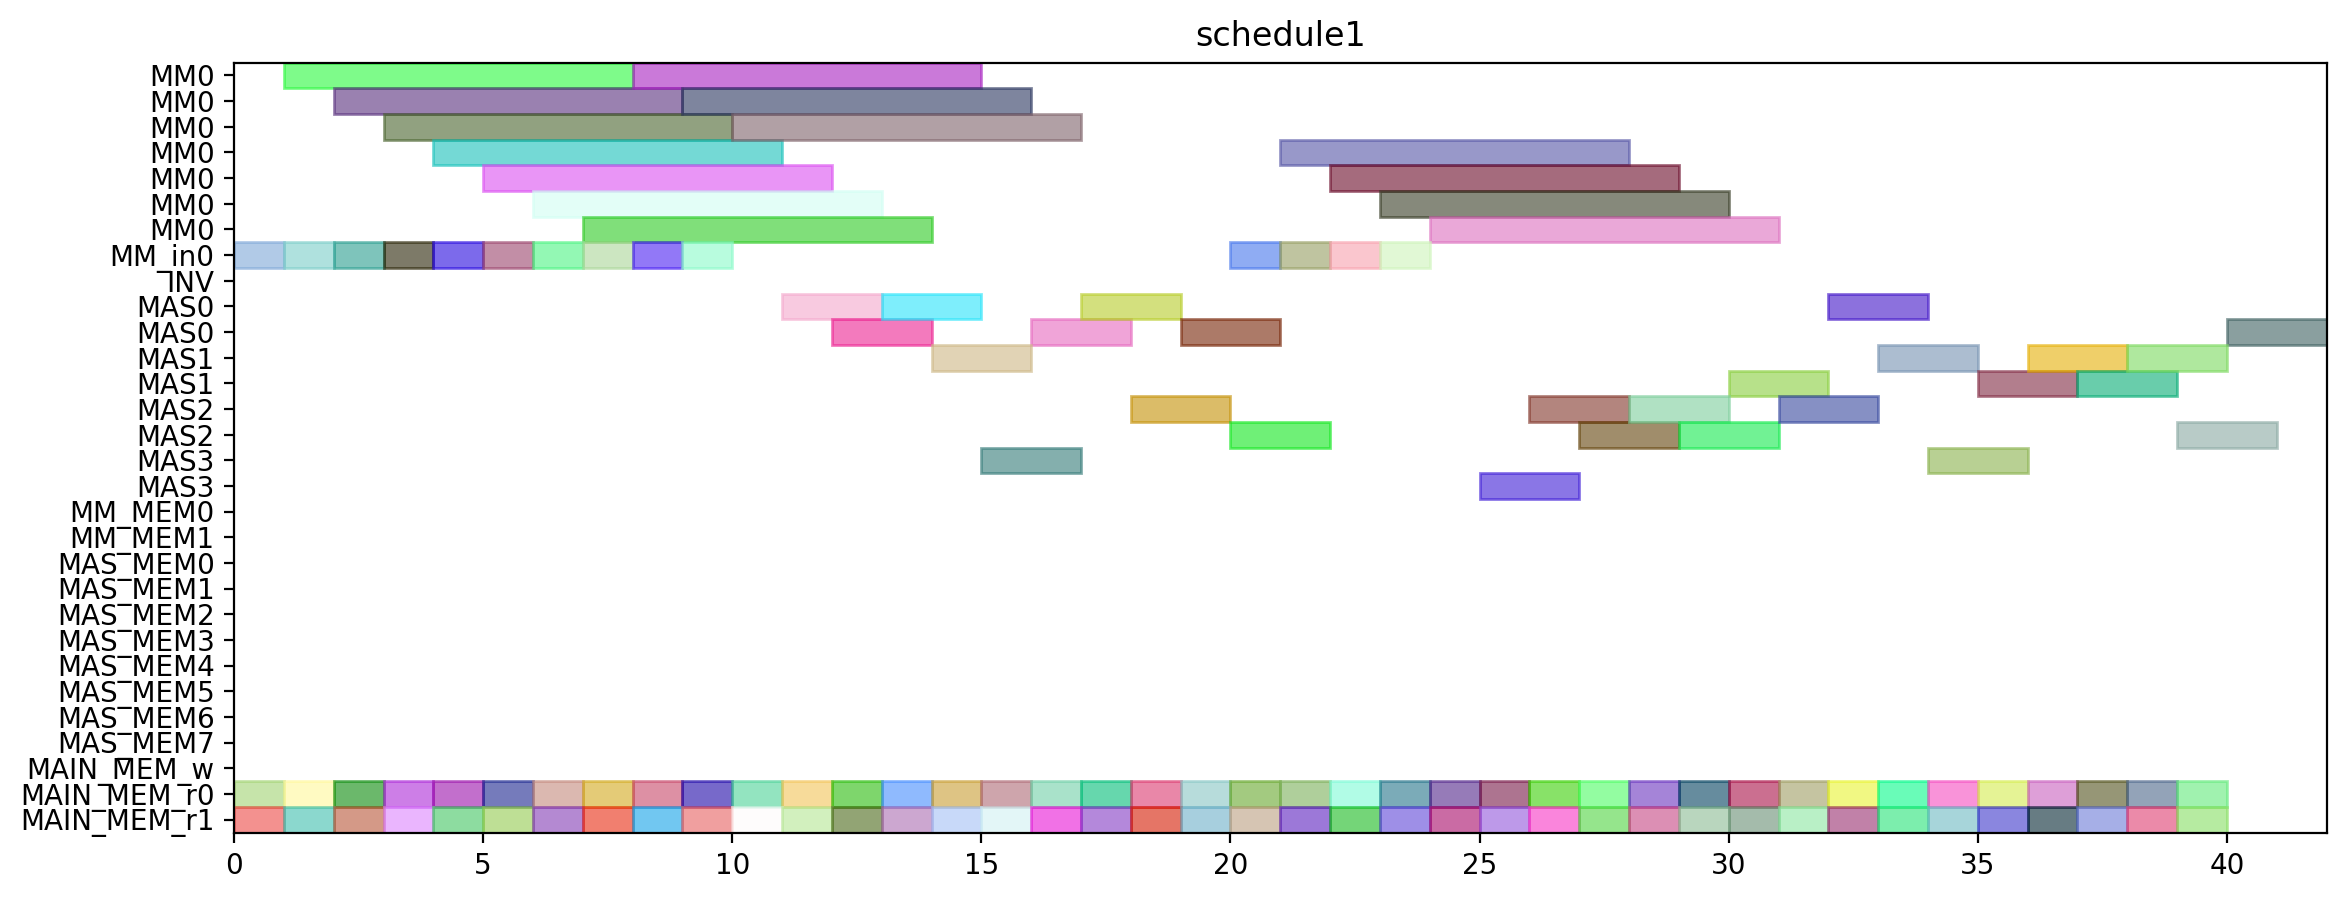

This figure's Python source:
from pyschedule import Scenario, solvers, plotters, alt


def solve():
	horizon = 112
	S = Scenario("schedule1", horizon=horizon)

	# resource
	MM = S.Resources('MM', num=1, size=7)
	MM_in = S.Resources('MM_in', num=1)
	INV = S.Resource('INV')
	MAS = S.Resources('MAS', num=4, size=2, periods=range(1, horizon))
	MM_MEM = S.Resources('MM_MEM', num=2)
	MAS_MEM = S.Resources('MAS_MEM', num=8)
	MAIN_MEM_w = S.Resource('MAIN_MEM_w', size=1)
	MAIN_MEM_r = S.Resources('MAIN_MEM_r', num=2)

	# result of previous scheduling
	t4_t1_t1_in = S.Task('t4_t1_t1_in', length=1, delay_cost=1)
	S += t4_t1_t1_in >= 0
	t4_t1_t1_in += MM_in[0]

	t4_t1_t1_mem0 = S.Task('t4_t1_t1_mem0', length=1, delay_cost=1)
	S += t4_t1_t1_mem0 >= 0
	t4_t1_t1_mem0 += MAIN_MEM_r[0]

	t4_t1_t1_mem1 = S.Task('t4_t1_t1_mem1', length=1, delay_cost=1)
	S += t4_t1_t1_mem1 >= 0
	t4_t1_t1_mem1 += MAIN_MEM_r[1]

	t4_t1_t0_in = S.Task('t4_t1_t0_in', length=1, delay_cost=1)
	S += t4_t1_t0_in >= 1
	t4_t1_t0_in += MM_in[0]

	t4_t1_t0_mem0 = S.Task('t4_t1_t0_mem0', length=1, delay_cost=1)
	S += t4_t1_t0_mem0 >= 1
	t4_t1_t0_mem0 += MAIN_MEM_r[0]

	t4_t1_t0_mem1 = S.Task('t4_t1_t0_mem1', length=1, delay_cost=1)
	S += t4_t1_t0_mem1 >= 1
	t4_t1_t0_mem1 += MAIN_MEM_r[1]

	t4_t1_t1 = S.Task('t4_t1_t1', length=7, delay_cost=1)
	S += t4_t1_t1 >= 1
	t4_t1_t1 += MM[0]

	t4_t0_t1_in = S.Task('t4_t0_t1_in', length=1, delay_cost=1)
	S += t4_t0_t1_in >= 2
	t4_t0_t1_in += MM_in[0]

	t4_t0_t1_mem0 = S.Task('t4_t0_t1_mem0', length=1, delay_cost=1)
	S += t4_t0_t1_mem0 >= 2
	t4_t0_t1_mem0 += MAIN_MEM_r[0]

	t4_t0_t1_mem1 = S.Task('t4_t0_t1_mem1', length=1, delay_cost=1)
	S += t4_t0_t1_mem1 >= 2
	t4_t0_t1_mem1 += MAIN_MEM_r[1]

	t4_t1_t0 = S.Task('t4_t1_t0', length=7, delay_cost=1)
	S += t4_t1_t0 >= 2
	t4_t1_t0 += MM[0]

	t1_t1_in = S.Task('t1_t1_in', length=1, delay_cost=1)
	S += t1_t1_in >= 3
	t1_t1_in += MM_in[0]

	t1_t1_mem0 = S.Task('t1_t1_mem0', length=1, delay_cost=1)
	S += t1_t1_mem0 >= 3
	t1_t1_mem0 += MAIN_MEM_r[0]

	t1_t1_mem1 = S.Task('t1_t1_mem1', length=1, delay_cost=1)
	S += t1_t1_mem1 >= 3
	t1_t1_mem1 += MAIN_MEM_r[1]

	t4_t0_t1 = S.Task('t4_t0_t1', length=7, delay_cost=1)
	S += t4_t0_t1 >= 3
	t4_t0_t1 += MM[0]

	t1_t0_in = S.Task('t1_t0_in', length=1, delay_cost=1)
	S += t1_t0_in >= 4
	t1_t0_in += MM_in[0]

	t1_t0_mem0 = S.Task('t1_t0_mem0', length=1, delay_cost=1)
	S += t1_t0_mem0 >= 4
	t1_t0_mem0 += MAIN_MEM_r[0]

	t1_t0_mem1 = S.Task('t1_t0_mem1', length=1, delay_cost=1)
	S += t1_t0_mem1 >= 4
	t1_t0_mem1 += MAIN_MEM_r[1]

	t1_t1 = S.Task('t1_t1', length=7, delay_cost=1)
	S += t1_t1 >= 4
	t1_t1 += MM[0]

	t1_t0 = S.Task('t1_t0', length=7, delay_cost=1)
	S += t1_t0 >= 5
	t1_t0 += MM[0]

	t4_t0_t0_in = S.Task('t4_t0_t0_in', length=1, delay_cost=1)
	S += t4_t0_t0_in >= 5
	t4_t0_t0_in += MM_in[0]

	t4_t0_t0_mem0 = S.Task('t4_t0_t0_mem0', length=1, delay_cost=1)
	S += t4_t0_t0_mem0 >= 5
	t4_t0_t0_mem0 += MAIN_MEM_r[0]

	t4_t0_t0_mem1 = S.Task('t4_t0_t0_mem1', length=1, delay_cost=1)
	S += t4_t0_t0_mem1 >= 5
	t4_t0_t0_mem1 += MAIN_MEM_r[1]

	t0_t1_in = S.Task('t0_t1_in', length=1, delay_cost=1)
	S += t0_t1_in >= 6
	t0_t1_in += MM_in[0]

	t0_t1_mem0 = S.Task('t0_t1_mem0', length=1, delay_cost=1)
	S += t0_t1_mem0 >= 6
	t0_t1_mem0 += MAIN_MEM_r[0]

	t0_t1_mem1 = S.Task('t0_t1_mem1', length=1, delay_cost=1)
	S += t0_t1_mem1 >= 6
	t0_t1_mem1 += MAIN_MEM_r[1]

	t4_t0_t0 = S.Task('t4_t0_t0', length=7, delay_cost=1)
	S += t4_t0_t0 >= 6
	t4_t0_t0 += MM[0]

	t0_t1 = S.Task('t0_t1', length=7, delay_cost=1)
	S += t0_t1 >= 7
	t0_t1 += MM[0]

	t2_t1_in = S.Task('t2_t1_in', length=1, delay_cost=1)
	S += t2_t1_in >= 7
	t2_t1_in += MM_in[0]

	t2_t1_mem0 = S.Task('t2_t1_mem0', length=1, delay_cost=1)
	S += t2_t1_mem0 >= 7
	t2_t1_mem0 += MAIN_MEM_r[0]

	t2_t1_mem1 = S.Task('t2_t1_mem1', length=1, delay_cost=1)
	S += t2_t1_mem1 >= 7
	t2_t1_mem1 += MAIN_MEM_r[1]

	t2_t0_in = S.Task('t2_t0_in', length=1, delay_cost=1)
	S += t2_t0_in >= 8
	t2_t0_in += MM_in[0]

	t2_t0_mem0 = S.Task('t2_t0_mem0', length=1, delay_cost=1)
	S += t2_t0_mem0 >= 8
	t2_t0_mem0 += MAIN_MEM_r[0]

	t2_t0_mem1 = S.Task('t2_t0_mem1', length=1, delay_cost=1)
	S += t2_t0_mem1 >= 8
	t2_t0_mem1 += MAIN_MEM_r[1]

	t2_t1 = S.Task('t2_t1', length=7, delay_cost=1)
	S += t2_t1 >= 8
	t2_t1 += MM[0]

	t0_t0_in = S.Task('t0_t0_in', length=1, delay_cost=1)
	S += t0_t0_in >= 9
	t0_t0_in += MM_in[0]

	t0_t0_mem0 = S.Task('t0_t0_mem0', length=1, delay_cost=1)
	S += t0_t0_mem0 >= 9
	t0_t0_mem0 += MAIN_MEM_r[0]

	t0_t0_mem1 = S.Task('t0_t0_mem1', length=1, delay_cost=1)
	S += t0_t0_mem1 >= 9
	t0_t0_mem1 += MAIN_MEM_r[1]

	t2_t0 = S.Task('t2_t0', length=7, delay_cost=1)
	S += t2_t0 >= 9
	t2_t0 += MM[0]

	t0_t0 = S.Task('t0_t0', length=7, delay_cost=1)
	S += t0_t0 >= 10
	t0_t0 += MM[0]

	t2_t2_mem0 = S.Task('t2_t2_mem0', length=1, delay_cost=1)
	S += t2_t2_mem0 >= 10
	t2_t2_mem0 += MAIN_MEM_r[0]

	t2_t2_mem1 = S.Task('t2_t2_mem1', length=1, delay_cost=1)
	S += t2_t2_mem1 >= 10
	t2_t2_mem1 += MAIN_MEM_r[1]

	t0_t2_mem0 = S.Task('t0_t2_mem0', length=1, delay_cost=1)
	S += t0_t2_mem0 >= 11
	t0_t2_mem0 += MAIN_MEM_r[0]

	t0_t2_mem1 = S.Task('t0_t2_mem1', length=1, delay_cost=1)
	S += t0_t2_mem1 >= 11
	t0_t2_mem1 += MAIN_MEM_r[1]

	t2_t2 = S.Task('t2_t2', length=2, delay_cost=1)
	S += t2_t2 >= 11
	t2_t2 += MAS[0]

	t0_t2 = S.Task('t0_t2', length=2, delay_cost=1)
	S += t0_t2 >= 12
	t0_t2 += MAS[0]

	t4_t1_t3_mem0 = S.Task('t4_t1_t3_mem0', length=1, delay_cost=1)
	S += t4_t1_t3_mem0 >= 12
	t4_t1_t3_mem0 += MAIN_MEM_r[0]

	t4_t1_t3_mem1 = S.Task('t4_t1_t3_mem1', length=1, delay_cost=1)
	S += t4_t1_t3_mem1 >= 12
	t4_t1_t3_mem1 += MAIN_MEM_r[1]

	t4_t0_t2_mem0 = S.Task('t4_t0_t2_mem0', length=1, delay_cost=1)
	S += t4_t0_t2_mem0 >= 13
	t4_t0_t2_mem0 += MAIN_MEM_r[0]

	t4_t0_t2_mem1 = S.Task('t4_t0_t2_mem1', length=1, delay_cost=1)
	S += t4_t0_t2_mem1 >= 13
	t4_t0_t2_mem1 += MAIN_MEM_r[1]

	t4_t1_t3 = S.Task('t4_t1_t3', length=2, delay_cost=1)
	S += t4_t1_t3 >= 13
	t4_t1_t3 += MAS[0]

	t4_t0_t2 = S.Task('t4_t0_t2', length=2, delay_cost=1)
	S += t4_t0_t2 >= 14
	t4_t0_t2 += MAS[1]

	t4_t1_t2_mem0 = S.Task('t4_t1_t2_mem0', length=1, delay_cost=1)
	S += t4_t1_t2_mem0 >= 14
	t4_t1_t2_mem0 += MAIN_MEM_r[0]

	t4_t1_t2_mem1 = S.Task('t4_t1_t2_mem1', length=1, delay_cost=1)
	S += t4_t1_t2_mem1 >= 14
	t4_t1_t2_mem1 += MAIN_MEM_r[1]

	t4_t0_t3_mem0 = S.Task('t4_t0_t3_mem0', length=1, delay_cost=1)
	S += t4_t0_t3_mem0 >= 15
	t4_t0_t3_mem0 += MAIN_MEM_r[0]

	t4_t0_t3_mem1 = S.Task('t4_t0_t3_mem1', length=1, delay_cost=1)
	S += t4_t0_t3_mem1 >= 15
	t4_t0_t3_mem1 += MAIN_MEM_r[1]

	t4_t1_t2 = S.Task('t4_t1_t2', length=2, delay_cost=1)
	S += t4_t1_t2 >= 15
	t4_t1_t2 += MAS[3]

	t1_t2_mem0 = S.Task('t1_t2_mem0', length=1, delay_cost=1)
	S += t1_t2_mem0 >= 16
	t1_t2_mem0 += MAIN_MEM_r[0]

	t1_t2_mem1 = S.Task('t1_t2_mem1', length=1, delay_cost=1)
	S += t1_t2_mem1 >= 16
	t1_t2_mem1 += MAIN_MEM_r[1]

	t4_t0_t3 = S.Task('t4_t0_t3', length=2, delay_cost=1)
	S += t4_t0_t3 >= 16
	t4_t0_t3 += MAS[0]

	t1_t2 = S.Task('t1_t2', length=2, delay_cost=1)
	S += t1_t2 >= 17
	t1_t2 += MAS[0]

	t2_t3_mem0 = S.Task('t2_t3_mem0', length=1, delay_cost=1)
	S += t2_t3_mem0 >= 17
	t2_t3_mem0 += MAIN_MEM_r[0]

	t2_t3_mem1 = S.Task('t2_t3_mem1', length=1, delay_cost=1)
	S += t2_t3_mem1 >= 17
	t2_t3_mem1 += MAIN_MEM_r[1]

	t0_t3_mem0 = S.Task('t0_t3_mem0', length=1, delay_cost=1)
	S += t0_t3_mem0 >= 18
	t0_t3_mem0 += MAIN_MEM_r[0]

	t0_t3_mem1 = S.Task('t0_t3_mem1', length=1, delay_cost=1)
	S += t0_t3_mem1 >= 18
	t0_t3_mem1 += MAIN_MEM_r[1]

	t2_t3 = S.Task('t2_t3', length=2, delay_cost=1)
	S += t2_t3 >= 18
	t2_t3 += MAS[2]

	t0_t3 = S.Task('t0_t3', length=2, delay_cost=1)
	S += t0_t3 >= 19
	t0_t3 += MAS[0]

	t1_t3_mem0 = S.Task('t1_t3_mem0', length=1, delay_cost=1)
	S += t1_t3_mem0 >= 19
	t1_t3_mem0 += MAIN_MEM_r[0]

	t1_t3_mem1 = S.Task('t1_t3_mem1', length=1, delay_cost=1)
	S += t1_t3_mem1 >= 19
	t1_t3_mem1 += MAIN_MEM_r[1]

	t1_t3 = S.Task('t1_t3', length=2, delay_cost=1)
	S += t1_t3 >= 20
	t1_t3 += MAS[2]


	# new tasks
	t4_t2_t0_in = S.Task('t4_t2_t0_in', length=1, delay_cost=1)
	t4_t2_t0_in += alt(MM_in)
	t4_t2_t0 = S.Task('t4_t2_t0', length=7, delay_cost=1)
	t4_t2_t0 += alt(MM)
	S += t4_t2_t0>=t4_t2_t0_in

	t4_t2_t0_mem0 = S.Task('t4_t2_t0_mem0', length=1, delay_cost=1)
	t4_t2_t0_mem0 += MAIN_MEM_r[0]
	S += t4_t2_t0_mem0 <= t4_t2_t0

	t4_t2_t0_mem1 = S.Task('t4_t2_t0_mem1', length=1, delay_cost=1)
	t4_t2_t0_mem1 += MAIN_MEM_r[1]
	S += t4_t2_t0_mem1 <= t4_t2_t0

	t4_t2_t1_in = S.Task('t4_t2_t1_in', length=1, delay_cost=1)
	t4_t2_t1_in += alt(MM_in)
	t4_t2_t1 = S.Task('t4_t2_t1', length=7, delay_cost=1)
	t4_t2_t1 += alt(MM)
	S += t4_t2_t1>=t4_t2_t1_in

	t4_t2_t1_mem0 = S.Task('t4_t2_t1_mem0', length=1, delay_cost=1)
	t4_t2_t1_mem0 += MAIN_MEM_r[0]
	S += t4_t2_t1_mem0 <= t4_t2_t1

	t4_t2_t1_mem1 = S.Task('t4_t2_t1_mem1', length=1, delay_cost=1)
	t4_t2_t1_mem1 += MAIN_MEM_r[1]
	S += t4_t2_t1_mem1 <= t4_t2_t1

	t4_t2_t2 = S.Task('t4_t2_t2', length=2, delay_cost=1)
	t4_t2_t2 += alt(MAS)

	t4_t2_t2_mem0 = S.Task('t4_t2_t2_mem0', length=1, delay_cost=1)
	t4_t2_t2_mem0 += MAIN_MEM_r[0]
	S += t4_t2_t2_mem0 <= t4_t2_t2

	t4_t2_t2_mem1 = S.Task('t4_t2_t2_mem1', length=1, delay_cost=1)
	t4_t2_t2_mem1 += MAIN_MEM_r[1]
	S += t4_t2_t2_mem1 <= t4_t2_t2

	t4_t2_t3 = S.Task('t4_t2_t3', length=2, delay_cost=1)
	t4_t2_t3 += alt(MAS)

	t4_t2_t3_mem0 = S.Task('t4_t2_t3_mem0', length=1, delay_cost=1)
	t4_t2_t3_mem0 += MAIN_MEM_r[0]
	S += t4_t2_t3_mem0 <= t4_t2_t3

	t4_t2_t3_mem1 = S.Task('t4_t2_t3_mem1', length=1, delay_cost=1)
	t4_t2_t3_mem1 += MAIN_MEM_r[1]
	S += t4_t2_t3_mem1 <= t4_t2_t3

	t4_t40 = S.Task('t4_t40', length=2, delay_cost=1)
	t4_t40 += alt(MAS)

	t4_t40_mem0 = S.Task('t4_t40_mem0', length=1, delay_cost=1)
	t4_t40_mem0 += MAIN_MEM_r[0]
	S += t4_t40_mem0 <= t4_t40

	t4_t40_mem1 = S.Task('t4_t40_mem1', length=1, delay_cost=1)
	t4_t40_mem1 += MAIN_MEM_r[1]
	S += t4_t40_mem1 <= t4_t40

	t4_t41 = S.Task('t4_t41', length=2, delay_cost=1)
	t4_t41 += alt(MAS)

	t4_t41_mem0 = S.Task('t4_t41_mem0', length=1, delay_cost=1)
	t4_t41_mem0 += MAIN_MEM_r[0]
	S += t4_t41_mem0 <= t4_t41

	t4_t41_mem1 = S.Task('t4_t41_mem1', length=1, delay_cost=1)
	t4_t41_mem1 += MAIN_MEM_r[1]
	S += t4_t41_mem1 <= t4_t41

	t4_t50 = S.Task('t4_t50', length=2, delay_cost=1)
	t4_t50 += alt(MAS)

	t4_t50_mem0 = S.Task('t4_t50_mem0', length=1, delay_cost=1)
	t4_t50_mem0 += MAIN_MEM_r[0]
	S += t4_t50_mem0 <= t4_t50

	t4_t50_mem1 = S.Task('t4_t50_mem1', length=1, delay_cost=1)
	t4_t50_mem1 += MAIN_MEM_r[1]
	S += t4_t50_mem1 <= t4_t50

	t4_t51 = S.Task('t4_t51', length=2, delay_cost=1)
	t4_t51 += alt(MAS)

	t4_t51_mem0 = S.Task('t4_t51_mem0', length=1, delay_cost=1)
	t4_t51_mem0 += MAIN_MEM_r[0]
	S += t4_t51_mem0 <= t4_t51

	t4_t51_mem1 = S.Task('t4_t51_mem1', length=1, delay_cost=1)
	t4_t51_mem1 += MAIN_MEM_r[1]
	S += t4_t51_mem1 <= t4_t51

	t4_t8_t0_in = S.Task('t4_t8_t0_in', length=1, delay_cost=1)
	t4_t8_t0_in += alt(MM_in)
	t4_t8_t0 = S.Task('t4_t8_t0', length=7, delay_cost=1)
	t4_t8_t0 += alt(MM)
	S += t4_t8_t0>=t4_t8_t0_in

	t4_t8_t0_mem0 = S.Task('t4_t8_t0_mem0', length=1, delay_cost=1)
	t4_t8_t0_mem0 += MAIN_MEM_r[0]
	S += t4_t8_t0_mem0 <= t4_t8_t0

	t4_t8_t0_mem1 = S.Task('t4_t8_t0_mem1', length=1, delay_cost=1)
	t4_t8_t0_mem1 += MAIN_MEM_r[1]
	S += t4_t8_t0_mem1 <= t4_t8_t0

	t4_t8_t1_in = S.Task('t4_t8_t1_in', length=1, delay_cost=1)
	t4_t8_t1_in += alt(MM_in)
	t4_t8_t1 = S.Task('t4_t8_t1', length=7, delay_cost=1)
	t4_t8_t1 += alt(MM)
	S += t4_t8_t1>=t4_t8_t1_in

	t4_t8_t1_mem0 = S.Task('t4_t8_t1_mem0', length=1, delay_cost=1)
	t4_t8_t1_mem0 += MAIN_MEM_r[0]
	S += t4_t8_t1_mem0 <= t4_t8_t1

	t4_t8_t1_mem1 = S.Task('t4_t8_t1_mem1', length=1, delay_cost=1)
	t4_t8_t1_mem1 += MAIN_MEM_r[1]
	S += t4_t8_t1_mem1 <= t4_t8_t1

	t4_t8_t2 = S.Task('t4_t8_t2', length=2, delay_cost=1)
	t4_t8_t2 += alt(MAS)

	t4_t8_t2_mem0 = S.Task('t4_t8_t2_mem0', length=1, delay_cost=1)
	t4_t8_t2_mem0 += MAIN_MEM_r[0]
	S += t4_t8_t2_mem0 <= t4_t8_t2

	t4_t8_t2_mem1 = S.Task('t4_t8_t2_mem1', length=1, delay_cost=1)
	t4_t8_t2_mem1 += MAIN_MEM_r[1]
	S += t4_t8_t2_mem1 <= t4_t8_t2

	t4_t8_t3 = S.Task('t4_t8_t3', length=2, delay_cost=1)
	t4_t8_t3 += alt(MAS)

	t4_t8_t3_mem0 = S.Task('t4_t8_t3_mem0', length=1, delay_cost=1)
	t4_t8_t3_mem0 += MAIN_MEM_r[0]
	S += t4_t8_t3_mem0 <= t4_t8_t3

	t4_t8_t3_mem1 = S.Task('t4_t8_t3_mem1', length=1, delay_cost=1)
	t4_t8_t3_mem1 += MAIN_MEM_r[1]
	S += t4_t8_t3_mem1 <= t4_t8_t3

	t70 = S.Task('t70', length=2, delay_cost=1)
	t70 += alt(MAS)

	t70_mem0 = S.Task('t70_mem0', length=1, delay_cost=1)
	t70_mem0 += MAIN_MEM_r[0]
	S += t70_mem0 <= t70

	t70_mem1 = S.Task('t70_mem1', length=1, delay_cost=1)
	t70_mem1 += MAIN_MEM_r[1]
	S += t70_mem1 <= t70

	t71 = S.Task('t71', length=2, delay_cost=1)
	t71 += alt(MAS)

	t71_mem0 = S.Task('t71_mem0', length=1, delay_cost=1)
	t71_mem0 += MAIN_MEM_r[0]
	S += t71_mem0 <= t71

	t71_mem1 = S.Task('t71_mem1', length=1, delay_cost=1)
	t71_mem1 += MAIN_MEM_r[1]
	S += t71_mem1 <= t71

	t80 = S.Task('t80', length=2, delay_cost=1)
	t80 += alt(MAS)

	t80_mem0 = S.Task('t80_mem0', length=1, delay_cost=1)
	t80_mem0 += MAIN_MEM_r[0]
	S += t80_mem0 <= t80

	t80_mem1 = S.Task('t80_mem1', length=1, delay_cost=1)
	t80_mem1 += MAIN_MEM_r[1]
	S += t80_mem1 <= t80

	t81 = S.Task('t81', length=2, delay_cost=1)
	t81 += alt(MAS)

	t81_mem0 = S.Task('t81_mem0', length=1, delay_cost=1)
	t81_mem0 += MAIN_MEM_r[0]
	S += t81_mem0 <= t81

	t81_mem1 = S.Task('t81_mem1', length=1, delay_cost=1)
	t81_mem1 += MAIN_MEM_r[1]
	S += t81_mem1 <= t81

	t90 = S.Task('t90', length=2, delay_cost=1)
	t90 += alt(MAS)

	t90_mem0 = S.Task('t90_mem0', length=1, delay_cost=1)
	t90_mem0 += MAIN_MEM_r[0]
	S += t90_mem0 <= t90

	t90_mem1 = S.Task('t90_mem1', length=1, delay_cost=1)
	t90_mem1 += MAIN_MEM_r[1]
	S += t90_mem1 <= t90

	t91 = S.Task('t91', length=2, delay_cost=1)
	t91 += alt(MAS)

	t91_mem0 = S.Task('t91_mem0', length=1, delay_cost=1)
	t91_mem0 += MAIN_MEM_r[0]
	S += t91_mem0 <= t91

	t91_mem1 = S.Task('t91_mem1', length=1, delay_cost=1)
	t91_mem1 += MAIN_MEM_r[1]
	S += t91_mem1 <= t91

	t100 = S.Task('t100', length=2, delay_cost=1)
	t100 += alt(MAS)

	t100_mem0 = S.Task('t100_mem0', length=1, delay_cost=1)
	t100_mem0 += MAIN_MEM_r[0]
	S += t100_mem0 <= t100

	t100_mem1 = S.Task('t100_mem1', length=1, delay_cost=1)
	t100_mem1 += MAIN_MEM_r[1]
	S += t100_mem1 <= t100

	t101 = S.Task('t101', length=2, delay_cost=1)
	t101 += alt(MAS)

	t101_mem0 = S.Task('t101_mem0', length=1, delay_cost=1)
	t101_mem0 += MAIN_MEM_r[0]
	S += t101_mem0 <= t101

	t101_mem1 = S.Task('t101_mem1', length=1, delay_cost=1)
	t101_mem1 += MAIN_MEM_r[1]
	S += t101_mem1 <= t101

	solvers.mip.solve(S,msg=1,kind='CPLEX',ratio_gap=1.01)

	solution = [['hoge']*len(S.solution()[1]) for i in range(len(S.solution()))]
	for i in range(len(S.solution())):
		for j in range(len(S.solution()[i])):
			solution[i][j]=str(S.solution()[i][j])
	print(solution)

	cycles = int(solution[-1][3])

	pic_file_name = "/home/mfukuda/ABE/python/multiRAM_multiMAS/scheduling_result/stage7MM1_stage2MAS4/SPARSE/schedule1.png"
	if(S.solution() != []):
		plotters.matplotlib.plot(S,img_filename=pic_file_name, show_task_labels=False, fig_size=(cycles*0.25+3, 5))

	return solution
